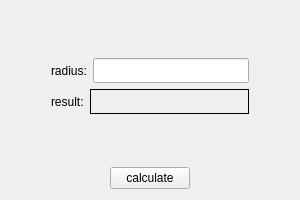
<?xml version="1.0" encoding="UTF-8"?>
<ui version="4.0">
 <class>Calculator</class>
 <widget class="QWidget" name="Calculator">
  <property name="geometry">
   <rect>
    <x>0</x>
    <y>0</y>
    <width>300</width>
    <height>200</height>
   </rect>
  </property>
  <property name="sizePolicy">
   <sizepolicy hsizetype="Preferred" vsizetype="Preferred">
    <horstretch>0</horstretch>
    <verstretch>0</verstretch>
   </sizepolicy>
  </property>
  <property name="windowTitle">
   <string>Calculator</string>
  </property>
  <layout class="QVBoxLayout" name="mainLayout">
   <item>
    <spacer name="verticalSpacer">
     <property name="orientation">
      <enum>Qt::Vertical</enum>
     </property>
     <property name="sizeHint" stdset="0">
      <size>
       <width>20</width>
       <height>30</height>
      </size>
     </property>
    </spacer>
   </item>
   <item>
    <layout class="QHBoxLayout" name="radiusLayout">
     <item>
      <spacer name="horizontalSpacer">
       <property name="orientation">
        <enum>Qt::Horizontal</enum>
       </property>
       <property name="sizeHint" stdset="0">
        <size>
         <width>40</width>
         <height>20</height>
        </size>
       </property>
      </spacer>
     </item>
     <item>
      <widget class="QLabel" name="radiusLabel">
       <property name="text">
        <string>radius:</string>
       </property>
      </widget>
     </item>
     <item>
      <widget class="QLineEdit" name="radiusLineEdit">
       <property name="enabled">
        <bool>true</bool>
       </property>
       <property name="sizePolicy">
        <sizepolicy hsizetype="Preferred" vsizetype="Fixed">
         <horstretch>120</horstretch>
         <verstretch>30</verstretch>
        </sizepolicy>
       </property>
       <property name="minimumSize">
        <size>
         <width>120</width>
         <height>25</height>
        </size>
       </property>
      </widget>
     </item>
     <item>
      <spacer name="horizontalSpacer_2">
       <property name="orientation">
        <enum>Qt::Horizontal</enum>
       </property>
       <property name="sizeHint" stdset="0">
        <size>
         <width>40</width>
         <height>20</height>
        </size>
       </property>
      </spacer>
     </item>
    </layout>
   </item>
   <item>
    <layout class="QHBoxLayout" name="resultLayout">
     <item>
      <spacer name="horizontalSpacer_3">
       <property name="orientation">
        <enum>Qt::Horizontal</enum>
       </property>
       <property name="sizeHint" stdset="0">
        <size>
         <width>40</width>
         <height>20</height>
        </size>
       </property>
      </spacer>
     </item>
     <item>
      <widget class="QLabel" name="areaLabel">
       <property name="text">
        <string>result:</string>
       </property>
      </widget>
     </item>
     <item>
      <widget class="QLabel" name="resultLabel">
       <property name="sizePolicy">
        <sizepolicy hsizetype="Preferred" vsizetype="Fixed">
         <horstretch>120</horstretch>
         <verstretch>30</verstretch>
        </sizepolicy>
       </property>
       <property name="minimumSize">
        <size>
         <width>120</width>
         <height>25</height>
        </size>
       </property>
       <property name="frameShape">
        <enum>QFrame::Box</enum>
       </property>
       <property name="text">
        <string/>
       </property>
      </widget>
     </item>
     <item>
      <spacer name="horizontalSpacer_4">
       <property name="orientation">
        <enum>Qt::Horizontal</enum>
       </property>
       <property name="sizeHint" stdset="0">
        <size>
         <width>40</width>
         <height>20</height>
        </size>
       </property>
      </spacer>
     </item>
    </layout>
   </item>
   <item>
    <spacer name="verticalSpacer_2">
     <property name="orientation">
      <enum>Qt::Vertical</enum>
     </property>
     <property name="sizeHint" stdset="0">
      <size>
       <width>20</width>
       <height>30</height>
      </size>
     </property>
    </spacer>
   </item>
   <item>
    <layout class="QHBoxLayout" name="buttonLayout">
     <item>
      <spacer name="horizontalSpacer_5">
       <property name="orientation">
        <enum>Qt::Horizontal</enum>
       </property>
       <property name="sizeHint" stdset="0">
        <size>
         <width>40</width>
         <height>20</height>
        </size>
       </property>
      </spacer>
     </item>
     <item>
      <widget class="QPushButton" name="calculateBtn">
       <property name="text">
        <string>calculate</string>
       </property>
      </widget>
     </item>
     <item>
      <spacer name="horizontalSpacer_6">
       <property name="orientation">
        <enum>Qt::Horizontal</enum>
       </property>
       <property name="sizeHint" stdset="0">
        <size>
         <width>40</width>
         <height>20</height>
        </size>
       </property>
      </spacer>
     </item>
    </layout>
   </item>
  </layout>
 </widget>
 <layoutdefault spacing="6" margin="11"/>
 <resources/>
 <connections/>
</ui>
